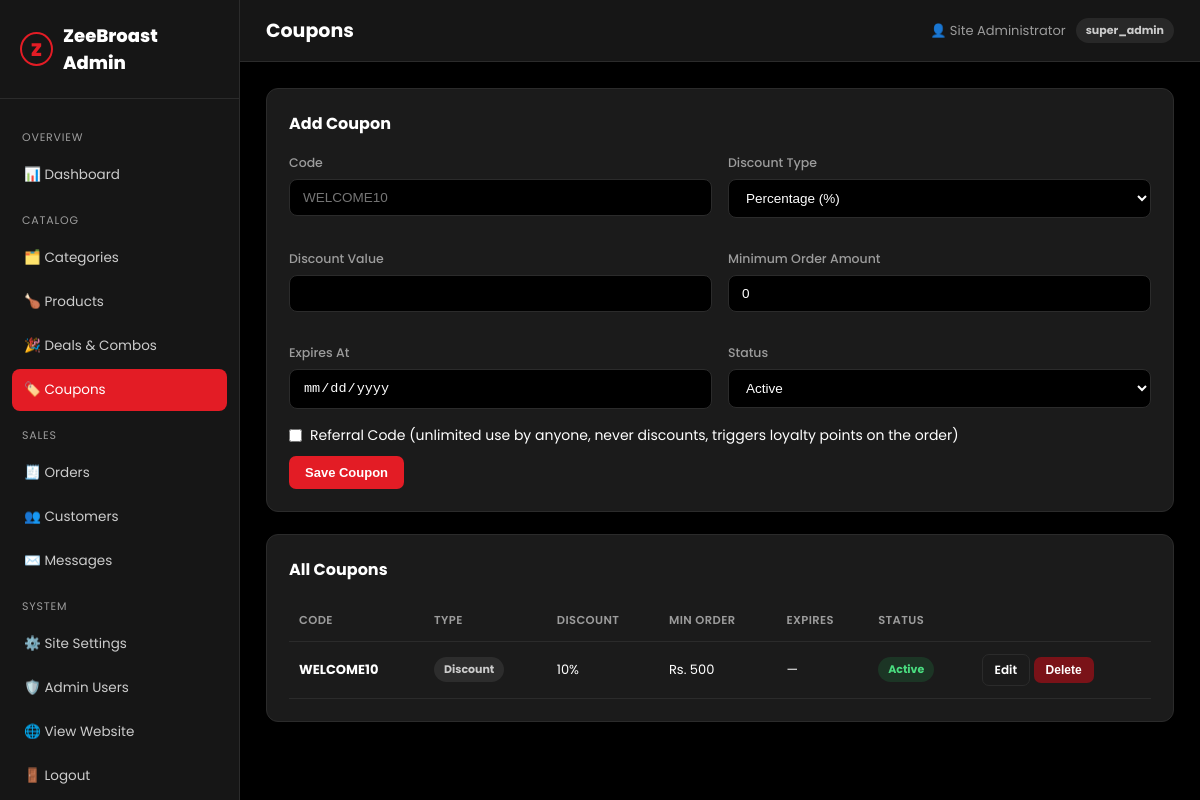
The app's page /admin/coupons.php (signed in) with its own data.
### tables this page shows
CREATE TABLE `coupons` (
  `id` INT UNSIGNED NOT NULL AUTO_INCREMENT,
  `code` VARCHAR(50) NOT NULL,
  `discount_type` ENUM('percent','flat') NOT NULL DEFAULT 'percent',
  `discount_value` DECIMAL(10,2) NOT NULL,
  `is_referral` TINYINT(1) NOT NULL DEFAULT 0 COMMENT 'Referral codes: unlimited use, never discount, trigger loyalty points',
  `min_order_amount` DECIMAL(10,2) NOT NULL DEFAULT 0,
  `expires_at` DATE NULL,
  `status` ENUM('active','inactive') NOT NULL DEFAULT 'active',
  `created_at` TIMESTAMP NOT NULL DEFAULT CURRENT_TIMESTAMP,
  PRIMARY KEY (`id`),
  UNIQUE KEY `uq_coupon_code` (`code`)
);

### includes/functions.php (called while the page is built, shortened)
<?php
function setting(string $key, $default = '')
{
    static $cache = null;
    if ($cache === null) {
        $cache = [];
        $stmt = db()->query('SELECT setting_key, setting_value FROM settings');
        foreach ($stmt->fetchAll() as $row) {
            $cache[$row['setting_key']] = $row['setting_value'];
        }
    }
    return $cache[$key] ?? $default;
}
function e(?string $value): string
{
    return htmlspecialchars($value ?? '', ENT_QUOTES, 'UTF-8');
}
function money($amount): string
{
    return setting('currency_symbol', 'Rs.') . ' ' . number_format((float)$amount);
}
function base_url(string $path = ''): string
{
    return BASE_URL . '/' . ltrim($path, '/');
}
function is_admin_logged_in(): bool
{
    return !empty($_SESSION['admin_id']);
}
function current_admin(): ?array
{
    static $admin = null;
    if ($admin === null) {
        $stmt = db()->prepare('SELECT id, full_name, email, role FROM admin_users WHERE id = ?');
        $stmt->execute([$_SESSION['admin_id']]);
        $admin = $stmt->fetch() ?: null;
    }
    return $admin;
}

### config/database.php (called while the page is built, shortened)
<?php
function db(): PDO
{
    static $pdo = null;
    if ($pdo === null) {
        $dsn = 'mysql:host=' . DB_HOST . ';dbname=' . DB_NAME . ';charset=' . DB_CHARSET;
        $options = [
            PDO::ATTR_ERRMODE            => PDO::ERRMODE_EXCEPTION,
            PDO::ATTR_DEFAULT_FETCH_MODE => PDO::FETCH_ASSOC,
            PDO::ATTR_EMULATE_PREPARES   => false,
        ];
        try {
            $pdo = new PDO($dsn, DB_USER, DB_PASS, $options);
        } catch (PDOException $e) {
            die('Database connection failed. Please try again later.');
        }
    }
    return $pdo;
}

### admin/coupons.php (the view, shortened to what this page needs)
<?php
$admin_page_title = 'Coupons';
$active_admin = 'coupons';
$pdo = db();
$editingCoupon = null;
$coupons = $pdo->query('SELECT * FROM coupons ORDER BY id DESC')->fetchAll();
require_once __DIR__ . '/includes/header.php';
?>
<div class="panel">
  <div class="panel-head"><h2><?= $editingCoupon ? 'Edit Coupon' : 'Add Coupon' ?></h2></div>
  <form method="post">
    <div class="form-grid">
      <div class="form-group"><label>Code</label><input class="form-control" name="code" value="<?= e($editingCoupon['code'] ?? '') ?>" placeholder="WELCOME10" required></div>
      <div class="form-group"><label>Discount Type</label>
        <select class="form-control" name="discount_type">
          <option value="percent" <?= ($editingCoupon['discount_type'] ?? 'percent') === 'percent' ? 'selected' : '' ?>>Percentage (%)</option>
        </select>
      </div>
      <div class="form-group"><label>Discount Value</label><input class="form-control" type="number" step="0.01" min="0" name="discount_value" value="<?= e($editingCoupon['discount_value'] ?? '') ?>" required></div>
      <div class="form-group"><label>Minimum Order Amount</label><input class="form-control" type="number" step="0.01" name="min_order_amount" value="<?= e($editingCoupon['min_order_amount'] ?? '0') ?>"></div>
      <div class="form-group"><label>Expires At</label><input class="form-control" type="date" name="expires_at" value="<?= e($editingCoupon['expires_at'] ?? '') ?>"></div>
      <div class="form-group"><label>Status</label>
        <select class="form-control" name="status">
          <option value="active" <?= ($editingCoupon['status'] ?? 'active') === 'active' ? 'selected' : '' ?>>Active</option>
        </select>
      </div>
    </div>
    <div class="checkbox-row"><input type="checkbox" id="is_referral" name="is_referral" <?= !empty($editingCoupon['is_referral']) ? 'checked' : '' ?>><label for="is_referral" style="margin:0">Referral Code (unlimited use by anyone, never discounts, triggers loyalty points on the order)</label></div>
    <button type="submit" class="btn btn-primary" style="margin-top:10px"><?= $editingCoupon ? 'Update Coupon' : 'Save Coupon' ?></button>
  </form>
</div>
<div class="panel">
  <div class="panel-head"><h2>All Coupons</h2></div>
  <table>
    <thead><tr><th>Code</th><th>Type</th><th>Discount</th><th>Min Order</th><th>Expires</th><th>Status</th><th></th></tr></thead>
    <tbody>
      <?php foreach ($coupons as $c): ?>
      <tr>
        <td><strong><?= e($c['code']) ?></strong></td>
        <td><?= !empty($c['is_referral']) ? '<span class="badge badge-blue">Referral</span>' : '<span class="badge badge-gray">Discount</span>' ?></td>
        <td><?= !empty($c['is_referral']) ? 'Points trigger' : ($c['discount_type'] === 'percent' ? (int)$c['discount_value'] . '%' : money($c['discount_value'])) ?></td>
        <td><?= money($c['min_order_amount']) ?></td>
        <td><?= e($c['expires_at'] ?: '—') ?></td>
        <td><span class="badge <?= $c['status'] === 'active' ? 'badge-green' : 'badge-gray' ?>"><?= e(ucfirst($c['status'])) ?></span></td>
        <td>
          <a href="<?= base_url('admin/coupons.php?edit=' . (int)$c['id']) ?>" class="btn btn-outline btn-sm">Edit</a>
          <form method="post" style="display:inline" onsubmit="return confirm('Delete this coupon?');">
            <button type="submit" class="btn btn-danger btn-sm">Delete</button>
          </form>
        </td>
      </tr>
      <?php endforeach; ?>
    </tbody>
  </table>
</div>
<?php require_once __DIR__ . '/includes/footer.php'; ?>

### admin/includes/header.php (shortened to what this page needs)
<?php
$admin = current_admin();
$active_admin = $active_admin ?? '';
?>
<!DOCTYPE html>
<html lang="en">
<head>
<link rel="stylesheet" href="<?= base_url('admin/assets/css/admin.css') ?>">
</head>
<body>
<aside class="admin-sidebar">
  <div class="brand"><span class="mark">Z</span> ZeeBroast Admin</div>
  <nav>
    <div class="group-label">Overview</div>
    <a href="<?= base_url('admin/index.php') ?>" class="<?= $active_admin === 'dashboard' ? 'active' : '' ?>">📊 Dashboard</a>
    <div class="group-label">Catalog</div>
    <a href="<?= base_url('admin/categories.php') ?>" class="<?= $active_admin === 'categories' ? 'active' : '' ?>">🗂️ Categories</a>
    <a href="<?= base_url('admin/products.php') ?>" class="<?= $active_admin === 'products' ? 'active' : '' ?>">🍗 Products</a>
    <a href="<?= base_url('admin/deals.php') ?>" class="<?= $active_admin === 'deals' ? 'active' : '' ?>">🎉 Deals &amp; Combos</a>
    <a href="<?= base_url('admin/coupons.php') ?>" class="<?= $active_admin === 'coupons' ? 'active' : '' ?>">🏷️ Coupons</a>
    <div class="group-label">Sales</div>
    <a href="<?= base_url('admin/orders.php') ?>" class="<?= $active_admin === 'orders' ? 'active' : '' ?>">🧾 Orders</a>
    <a href="<?= base_url('admin/customers.php') ?>" class="<?= $active_admin === 'customers' ? 'active' : '' ?>">👥 Customers</a>
    <a href="<?= base_url('admin/messages.php') ?>" class="<?= $active_admin === 'messages' ? 'active' : '' ?>">✉️ Messages</a>
    <div class="group-label">System</div>
    <a href="<?= base_url('admin/settings.php') ?>" class="<?= $active_admin === 'settings' ? 'active' : '' ?>">⚙️ Site Settings</a>
    <a href="<?= base_url('admin/admin-users.php') ?>" class="<?= $active_admin === 'admin-users' ? 'active' : '' ?>">🛡️ Admin Users</a>
    <a href="<?= base_url('index.php') ?>" target="_blank">🌐 View Website</a>
    <a href="<?= base_url('admin/logout.php') ?>">🚪 Logout</a>
  </nav>
</aside>
<div class="admin-main">
  <div class="admin-topbar">
    <h1><?= e($admin_page_title ?? 'Dashboard') ?></h1>
    <div class="admin-user">👤 <?= e($admin['full_name'] ?? '') ?> <span class="badge badge-gray"><?= e($admin['role'] ?? '') ?></span></div>
  </div>
  <div class="admin-content">

### admin/assets/css/admin.css (style rules this page uses)
:root { --bg: #000000; --panel: #161616; --card: #1b1b1b; --border: #2b2b2b; --red: #e31c25; --red-dark: #b7141b; --text: #fff; --muted: #9c9c9c; --radius: 12px; }
* { box-sizing: border-box; margin: 0; padding: 0; }
body { font-family: 'Poppins', sans-serif; background: #000000; color: var(--text); font-size: 14px; display: flex; min-height: 100vh; }
a { text-decoration: none; color: inherit; }
.admin-sidebar { width: 240px; background: var(--panel); border-right: 1px solid var(--border); position: sticky; top: 0; height: 100vh; overflow-y: auto; flex: none; }
.admin-sidebar .brand { padding: 22px 20px; display: flex; align-items: center; gap: 10px; font-weight: 800; font-size: 18px; border-bottom: 1px solid var(--border); }
.admin-sidebar .brand .mark { width: 34px; height: 34px; border-radius: 50%; border: 2px solid var(--red); display: flex; align-items: center; justify-content: center; color: var(--red); font-weight: 900; }
.admin-sidebar nav { padding: 16px 12px; }
.admin-sidebar nav .group-label { font-size: 11px; text-transform: uppercase; letter-spacing: .8px; color: var(--muted); padding: 14px 10px 8px; }
.admin-sidebar nav a { display: flex; align-items: center; gap: 10px; padding: 11px 12px; border-radius: 8px; font-size: 13.5px; color: #ccc; margin-bottom: 2px; }
.admin-sidebar nav a.active { background: var(--red); color: #fff; }
.admin-main { flex: 1; min-width: 0; }
.admin-topbar { display: flex; align-items: center; justify-content: space-between; padding: 16px 26px; border-bottom: 1px solid var(--border); background: var(--panel); }
.admin-topbar h1 { font-size: 19px; font-weight: 700; }
.admin-user { display: flex; align-items: center; gap: 10px; font-size: 13px; color: var(--muted); }
.admin-content { padding: 26px; }
.panel { background: var(--card); border: 1px solid var(--border); border-radius: var(--radius); padding: 22px; margin-bottom: 22px; }
.panel-head { display: flex; align-items: center; justify-content: space-between; margin-bottom: 18px; }
.panel-head h2 { font-size: 16px; font-weight: 700; }
table { width: 100%; border-collapse: collapse; }
th, td { text-align: left; padding: 12px 10px; font-size: 13px; border-bottom: 1px solid var(--border); }
th { color: var(--muted); font-weight: 600; font-size: 11.5px; text-transform: uppercase; letter-spacing: .4px; }
.btn { display: inline-flex; align-items: center; gap: 6px; padding: 9px 16px; border-radius: 7px; font-weight: 600; font-size: 13px; border: none; cursor: pointer; }
.btn-primary { background: var(--red); color: #fff; }
.btn-outline { background: transparent; border: 1px solid var(--border); color: #fff; }
.btn-sm { padding: 6px 12px; font-size: 12px; }
.btn-danger { background: #7a1218; color: #fff; }
.badge { display: inline-flex; padding: 4px 10px; border-radius: 20px; font-size: 11px; font-weight: 700; }
.badge-green { background: rgba(34,197,94,.15); color: #4ade80; }
.badge-gray { background: rgba(255,255,255,.08); color: #ccc; }
.form-group { margin-bottom: 16px; }
.form-group label { display: block; font-size: 12.5px; color: var(--muted); margin-bottom: 7px; font-weight: 500; }
.form-control, select.form-control, textarea.form-control { width: 100%; background: var(--bg); border: 1px solid var(--border); border-radius: 8px; padding: 10px 13px; color: #fff; font-size: 13.5px; }
.form-grid { display: grid; grid-template-columns: 1fr 1fr; gap: 16px; }
.checkbox-row { display: flex; align-items: center; gap: 8px; }

### records on screen
coupons: code "WELCOME10", is_referral "Discount", discount_value "10", min_order_amount "Rs. 500", expires_at "—", status "Active"

### other values on screen
$admin_page_title "Coupons"
$admin['full_name'] "Site Administrator"
$admin['role'] "super_admin"
